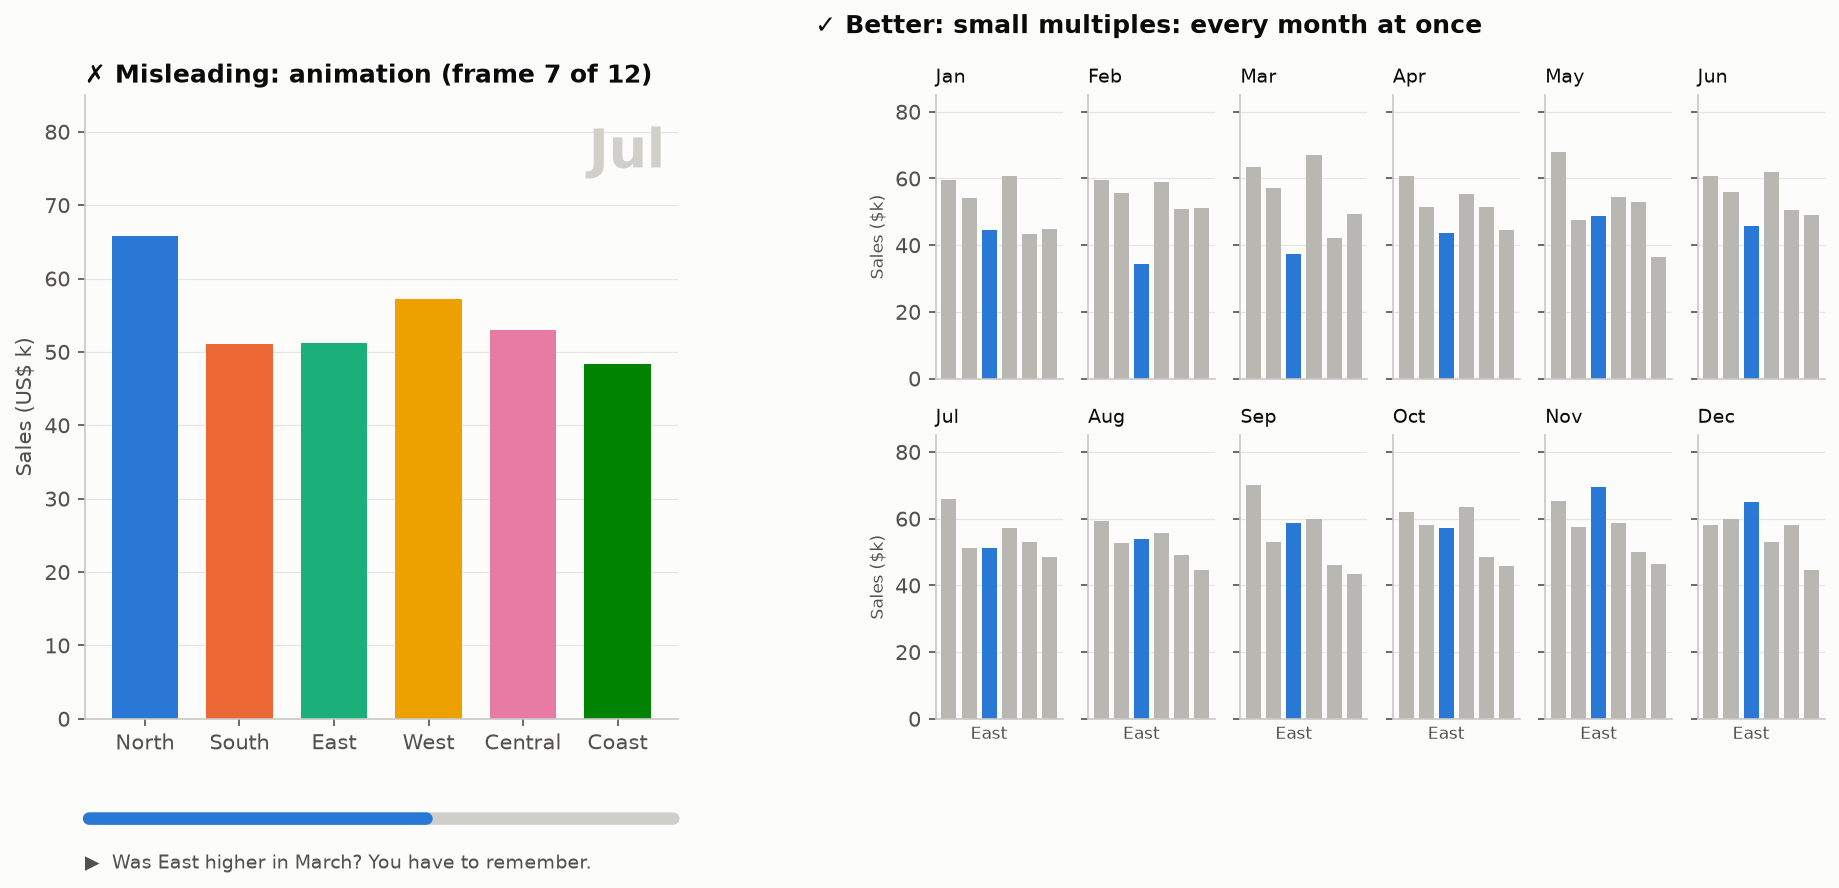

Recreate this plot in Python.
"""
Animation vs. Small Multiples  -  family: Bad vs. good

DESIGN PURPOSE
Animation shows one moment at a time, so comparing frames depends on the
reader's memory. Did East grow between March and October? In an animation you
have to remember March's bar while watching October's. Research on animated
transitions (e.g. Robertson et al., 2008) found animation engaging but worse
for analysis than static small multiples.

WHEN TO USE
  - Use small multiples when readers must compare states over time or find the
    trend
  - Use a single line chart when the trend of a few series is the message
  - Keep animation for presentations and storytelling, alongside a static
    chart

AVOID WHEN
  - Animating data the audience must analyse or compare
  - Animation as the only view in a report, dashboard or PDF

ALTERNATIVES
  - Small multiples (one panel per period, shared axes)
  - Line chart of the series over time
  - Slope chart (first vs. last period)

EXAMPLE
Monthly sales (US$ k) for six regions over 12 months; East grows steadily
while the others stay flat.

Run:  python animation_vs_small_multiples.py
"""
import sys
from pathlib import Path

import numpy as np
import pandas as pd
import matplotlib.pyplot as plt

# Library style: categorical colors in fixed order, recessive axes, hairline grid.
PALETTE = ["#2a78d6", "#eb6834", "#1baf7a", "#eda100",
           "#e87ba4", "#008300", "#6250d6", "#e34948"]
SEQ_CMAP = "Blues"      # sequential: one hue, light -> dark
DIV_CMAP = "RdBu_r"     # diverging: two opposite hues, neutral midpoint
GRAY = "#b8b7b1"        # de-emphasised marks
plt.rcParams.update({
    "figure.figsize": (8, 4.8), "figure.dpi": 110, "figure.facecolor": "#fcfcfb",
    "axes.facecolor": "#fcfcfb", "axes.edgecolor": "#c9c8c3", "axes.linewidth": 0.8,
    "axes.spines.top": False, "axes.spines.right": False,
    "axes.grid": True, "grid.color": "#e6e5e1", "grid.linewidth": 0.6, "axes.axisbelow": True,
    "axes.prop_cycle": plt.cycler(color=PALETTE),
    "axes.titlesize": 13, "axes.titleweight": "bold", "axes.titlelocation": "left",
    "axes.labelcolor": "#52514e", "xtick.color": "#52514e", "ytick.color": "#52514e",
    "text.color": "#0b0b0b", "font.size": 10, "lines.linewidth": 2,
    "legend.frameon": False,
})

# --- Example data ------------------------------------------------------------
rng = np.random.default_rng(4)
regions = ["North", "South", "East", "West", "Central", "Coast"]
months = ["Jan", "Feb", "Mar", "Apr", "May", "Jun", "Jul", "Aug", "Sep", "Oct", "Nov", "Dec"]
base = np.array([62, 55, 38, 58, 50, 45], dtype=float)
sales = base + rng.normal(0, 4, (12, 6))
sales[:, 2] += np.linspace(0, 30, 12)                  # East grows steadily
df = pd.DataFrame(sales.round(1), index=months, columns=regions)
df.iloc[[0, 6, 11]]

# --- Plot --------------------------------------------------------------------
fig = plt.figure(figsize=(13, 5.4))
left, right = fig.subfigures(1, 2, width_ratios=[1, 1.5], wspace=0.04)

# Left: one frame of the animation, with a player bar.
ax = left.subplots()
frame = 6
ax.bar(regions, df.iloc[frame], color=PALETTE[:6], width=0.7)
ax.set_ylim(0, 85)
ax.set_ylabel("Sales (US$ k)")
ax.grid(axis="x", visible=False)
ax.set_title("✗ Misleading: animation (frame 7 of 12)", loc="left", fontsize=12)
ax.text(0.98, 0.95, months[frame], transform=ax.transAxes, ha="right", va="top",
        fontsize=26, fontweight="bold", color="#d0cfca")
ax.annotate("", xy=(1, -0.16), xytext=(0, -0.16), xycoords="axes fraction",
            arrowprops=dict(arrowstyle="-", color="#d0cfca", linewidth=6))
ax.annotate("", xy=((frame + 1) / 12, -0.16), xytext=(0, -0.16), xycoords="axes fraction",
            arrowprops=dict(arrowstyle="-", color=PALETTE[0], linewidth=6))
ax.text(0, -0.24, "▶  Was East higher in March? You have to remember.", transform=ax.transAxes,
        fontsize=9, color="#52514e")

# Right: small multiples with shared axes, East highlighted.
right.suptitle("✓ Better: small multiples: every month at once", x=0.02, ha="left",
               fontsize=12, fontweight="bold")
axes = right.subplots(2, 6, sharex=True, sharey=True)
colors = [PALETTE[0] if r == "East" else GRAY for r in regions]
for ax, month in zip(axes.flat, months):
    ax.bar(range(6), df.loc[month], color=colors, width=0.75)
    ax.set_title(month, fontsize=9, fontweight="normal")
    ax.set_xticks([2], ["East"], fontsize=8)
    ax.tick_params(axis="x", length=0)
    ax.grid(axis="x", visible=False)
    ax.set_ylim(0, 85)
axes[0, 0].set_ylabel("Sales ($k)", fontsize=8)
axes[1, 0].set_ylabel("Sales ($k)", fontsize=8)

# --- Save / show -------------------------------------------------------------
out = Path(__file__).with_name(Path(__file__).stem + ".png")
fig.savefig(out, dpi=150, bbox_inches="tight")
print(f"saved {out}")
if "--no-show" not in sys.argv:
    plt.show()
